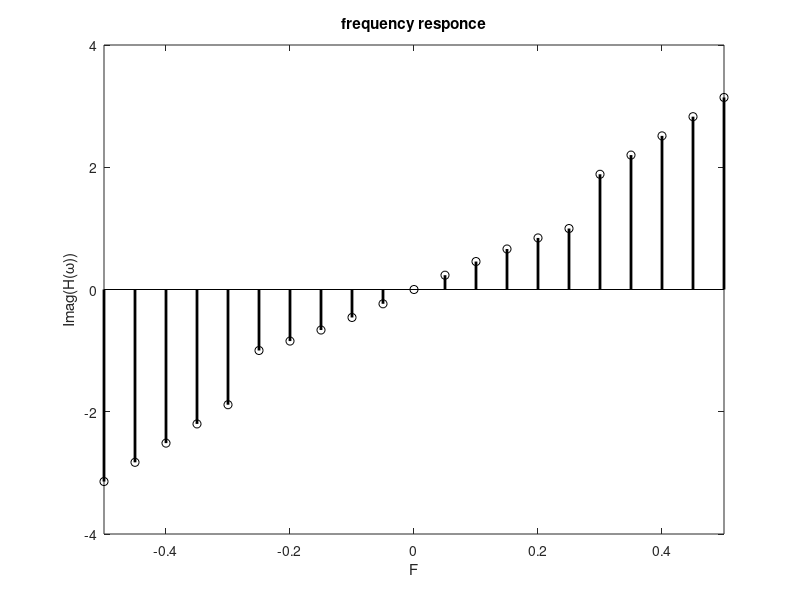
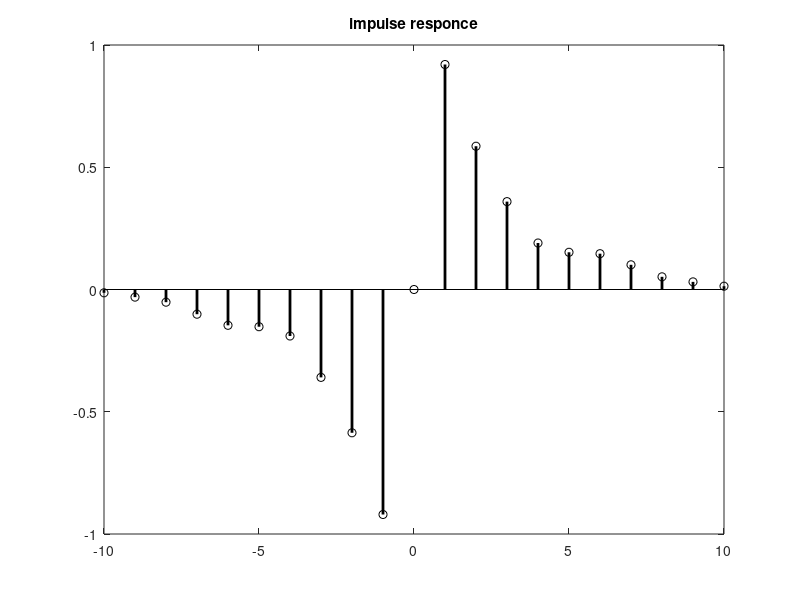

These figures' MATLAB source, in order:
clear, close all
	trans = 1;
	k = 10;
	if trans == 0
		F = linspace(-0.5,0.5,2*k+1);
	else 
		F = linspace(-0.5,0.5,2*k+1);
		F(k/2+1:3*k/2+1) = 0.5./(1+exp(-6*F(k/2+1:3*k/2+1)))-0.25;
	end
	H = 1j * 2 * pi * F;
	h_ip = fftshift(ifft(H));
	%h_ip()
	figure
	stem(linspace(-0.5,0.5,2*k+1),imag(H),'k','Linewidth',2)
	xlim([-0.5 0.5])
	xlabel('F')
	ylabel('Imag(H(\omega))')
	title('frequency responce')
	%plot_para('Maximize',true,'Filename','1')
	
	figure
	stem(-k:k,real(h_ip),'k','Linewidth',2)
	title('impulse responce')
	%plot_para('Maximize',true,'Filename','2')